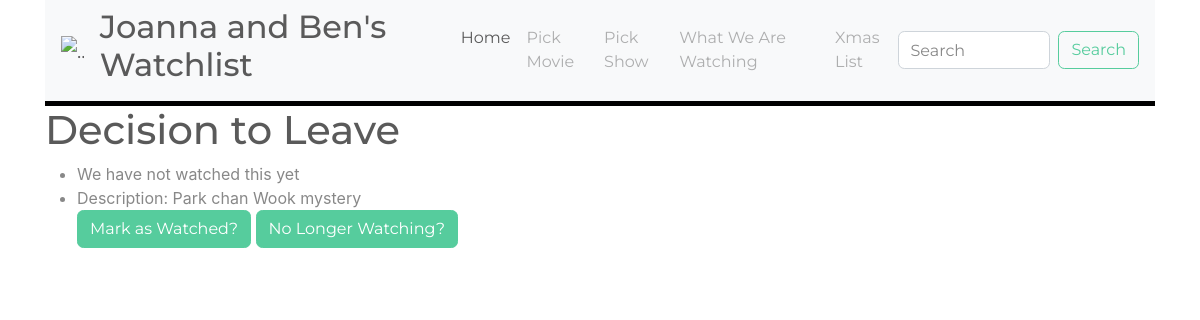
The page /movies/1/ on the database as committed earlier.
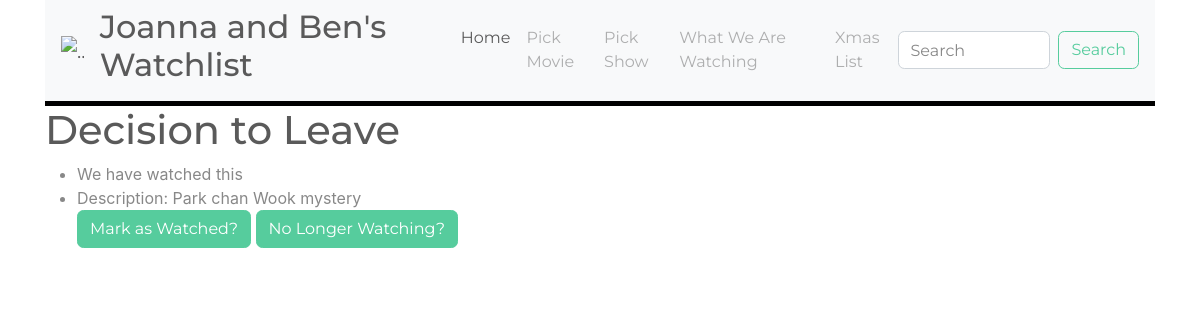
The same page on the database as committed later.
### movies/models.py (models this page shows, shortened)
class Movie(models.Model):
    title = models.CharField(max_length=200)
    type = models.CharField(max_length=200, choices=[('Movie',"Movie"),('Show','Show')])
    body = models.CharField(max_length=200, null=True)
    watched = models.BooleanField(default=False)
    pub_date = models.DateTimeField('date published', default=timezone.now())
    currently_watching = models.BooleanField(default=False)
    trailer = models.CharField(max_length=200, null=True, blank=True)
    xmas = models.BooleanField(default=False)

### movies/views.py (the view)
# urls.py: path('<int:movie_id>/', views.detail, name='detail'),
def detail(request, movie_id):
    movie = get_object_or_404(Movie, pk=movie_id)
    return render(request, 'movies/detail.html', {'movie': movie})

### movies/templates/movies/detail.html (shortened to what this page needs)
{% extends 'nav.html' %}
{% block content %}
    <h1>{{ movie.title }}</h1>
<ul>
    {% if movie.watched  %}
    <li>We have watched this</li>
    {% else %}
    <li>We have not watched this yet</li>
    {% endif %}
    <li>Description: {{ movie.body }}</li>
    <a href="/movies/watch/{{ movie.id }}/" class="btn btn-success">Mark as Watched?</a>
    {% if movie.currently_watching %}
    <a href="/movies/watching/{{ movie.id }}/" class="btn btn-success">No Longer Watching?</a>
    {% else %}
    <a href="/movies/watching/{{ movie.id }}/" class="btn btn-success">Mark as Watching?</a>
    {% endif %}
</ul>
{% endblock %}

### movies/templates/nav.html (shortened to what this page needs)
<!DOCTYPE html>
<html lang="en">
<head>
    <link rel="stylesheet" href="https://cdn.jsdelivr.net/npm/bootstrap@5.2.2/dist/css/bootstrap.min.css">
<link rel="stylesheet" href="https://cdn.jsdelivr.net/npm/bootswatch@4.5.2/dist/minty/bootstrap.min.css">
</head>
<body >
    <div class="container">
        <nav class="navbar navbar-expand-sm navbar-light bg-light">
            <a class="navbar-brand" id="heart" href="#" data-bs-toggle="modal" data-bs-target="#myModal"><img src="https://i.imgur.com/TpAFygp.jpg" alt="..." height="60"></a>
            <div class="collapse navbar-collapse" id="collapsibleNavId">
                <h2>Joanna and Ben's Watchlist</h2>
                <ul class="navbar-nav mr-auto mt-2 mt-lg-0">
                    <li class="nav-item active">
                        <a class="nav-link" href="/movies">Home </a>
                    </li>
                    <li class="nav-item">
                        <a class="nav-link" href="/movies/mov-rando">Pick Movie</a>
                    </li>
                    <li class="nav-item">
                        <a class="nav-link" href="/movies/show-rando">Pick Show</a>
                    </li>
                    <li class="nav-item">
                        <a class="nav-link" href="/movies/currently-watching">What We Are Watching</a>
                    </li>
                    <li class="nav-item">
                        <a class="nav-link" href="/movies/christmas">Xmas List</a>
                    </li>
                </ul>
                <form class="d-flex align-items-center flex-nowrap" method="POST" action=  {% url 'movies:search' %}>
                    <input class="form-control mr-sm-2" type="text" placeholder="Search" name="search">
                    <button class="btn btn-outline-success my-2 my-sm-0" type="submit">Search</button>
            </div>
        </nav>
        <div>
        {% block content %}{% endblock  %}
        </div>
    </body>
    </html>

### movies/templates/nav.html (style rules this page uses)
.navbar { border-bottom:5px solid #000; }
.btn { margin-bottom: 10px }

Rows that differ between the two databases and show on the page:
changed Movie "Decision to Leave": watched False → True (drawn)
Other text that changed with them:
text no longer shown: "We have not watched this yet"
text now shown: "We have watched this"
